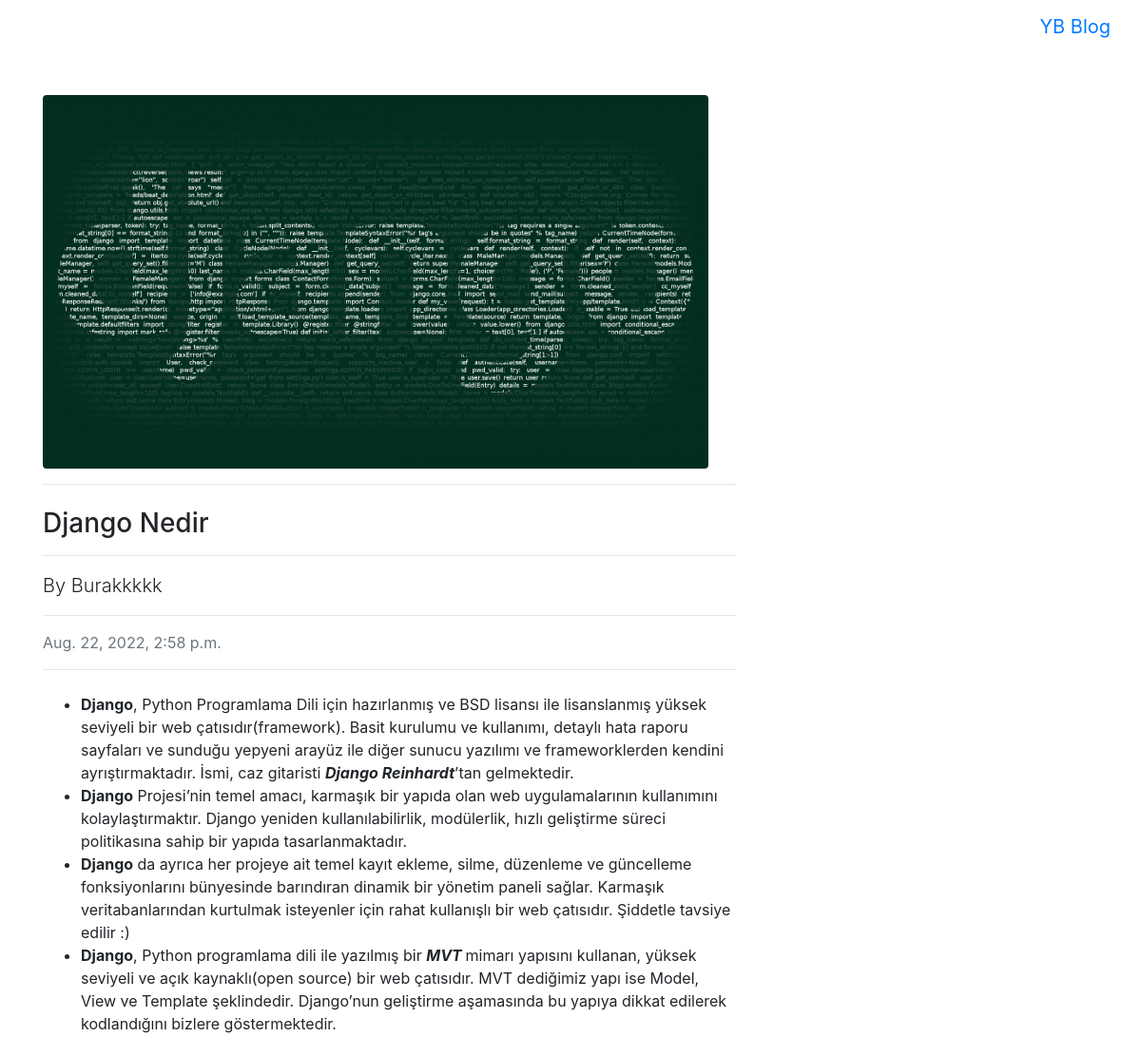
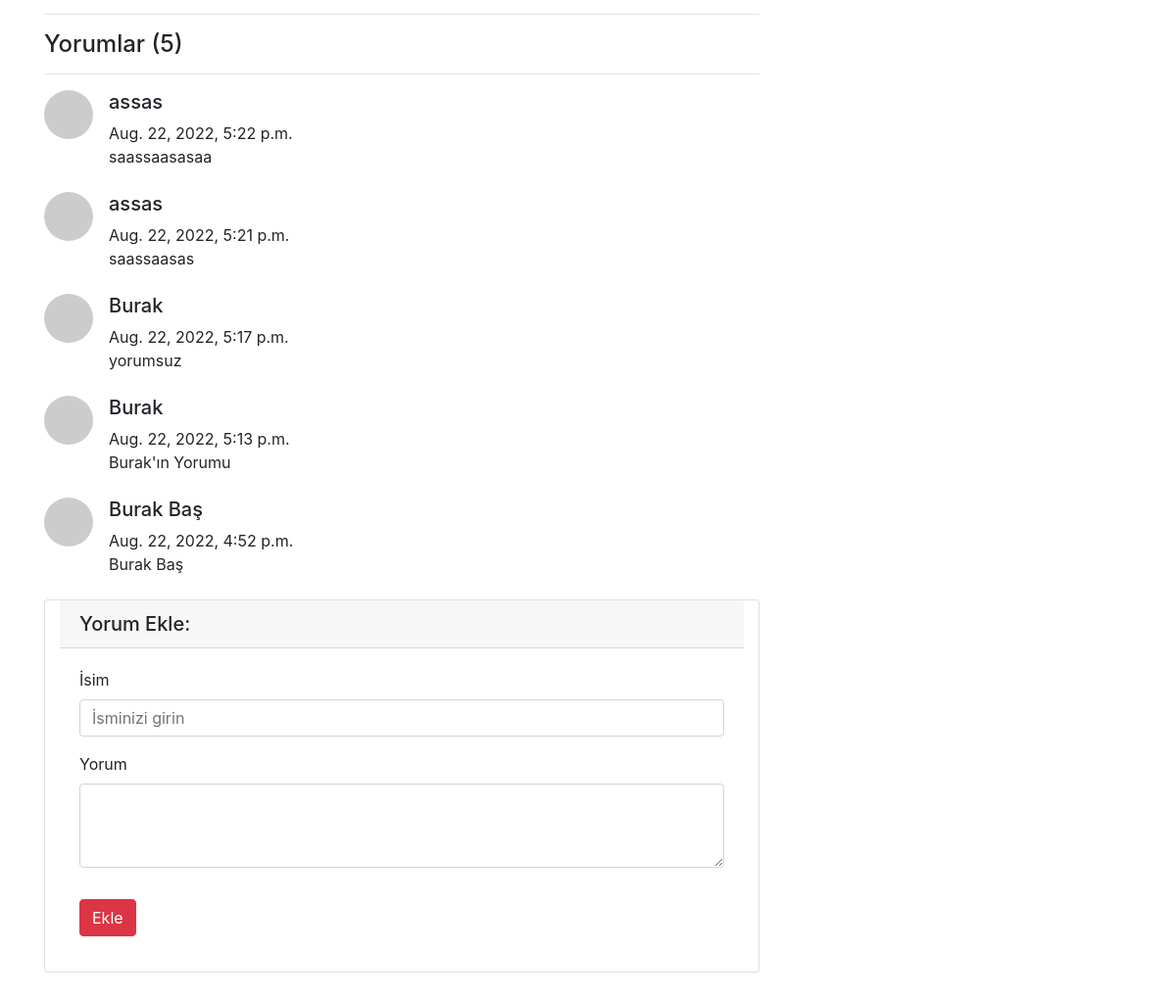
Page /articles/article/20 on the committed database (2 pictures, top to bottom).
### article/models.py (models this page shows, shortened)
class Article(models.Model):
    author=models.ForeignKey("auth.User",on_delete=models.CASCADE,verbose_name="Yazar")
    title=models.CharField(max_length=50,verbose_name="Başlık")
    content=RichTextField()
    created_date=models.DateTimeField(auto_now_add=True,verbose_name="Oluşturma Tarihi")
    article_image = models.FileField(blank=True,null=True,verbose_name="Makaleye Fotoğraf Ekleyin")
    class Meta:
        ordering = ['-created_date']

class Comment(models.Model):
    article = models.ForeignKey(Article,on_delete=models.CASCADE,verbose_name="Makale",related_name="comments")
    comment_author = models.CharField(max_length=50,verbose_name="İsim")
    comment_content = models.CharField(max_length=200,verbose_name="Yorum")
    comment_date = models.DateTimeField(auto_now_add=True)
    class Meta:
        ordering = ['-comment_date']

### article/views.py (the view)
# urls.py: path('article/<int:id>',views.detail,name="detail"),
def detail(request,id):
    article = get_object_or_404(Article,id=id)
    comments = article.comments.all()
    return render(request,"detail.html",{"article":article,"comments":comments})

### templates/detail.html (shortened to what this page needs)
{% extends "layout.html" %}
{% block body %}
<div class="row">
    <div class="col-lg-8">
        <article>
            <header class="mb-4">
                {% if article.article_image %}
                    <img class="mb-4"><img class="img-fluid rounded" src="{{article.article_image.url}}" alt="">
                {% endif %}
                <hr>
                <h3 class="mt-4">{{article.title}}</h3>
                <hr>
                <p class = "lead">
                    By
                    {{article.author.username}}
                    <hr>
                <div class="text-muted fst-italic mb-2">{{article.created_date}}</div>
                <hr>
            </header>
            <p class="lead">
                    {{article.content|safe}}
            </p>
            <hr>
            <h4>Yorumlar {% if comments %}({{comments.count }}){% endif %}</h4>
            <hr>
            {% if comments %}
            {% for comment in comments  %}
                <div class="media mb-4">
                    <img class="d-flex mr-3 rounded-circle" src="http://placehold.it/50x50" alt="">
                    <div class="media-body">
                        <h5 class="mt-0">{{ comment.comment_author}}</h5>
                        {{comment.comment_date}} <br>
                        {{comment.comment_content}}
                    </div>
                </div>
            {% endfor %}
            {% else %}
            <div class ="alert alert-danger">
                Bu makaleye herhangi bir yorum yazılmamış,ilk yorum yapan siz olun!
            </div>
            {% endif %}
            <div class="card my-4 container">
                <h5 class="card-header">Yorum Ekle:</h5>
                <div class="card-body">
                  <form method = "post" action = "{% url 'article:comment' article.id %}">
                    <div class="form-group">
                        <label for="formGroupExampleInput">İsim</label>
                        <input name = "comment_author" type="text" class="form-control" id="formGroupExampleInput" placeholder="İsminizi girin">
                      </div>
                    <div class="form-group">
                        <label for="formGroupExampleInput">Yorum</label>
                      <textarea name = "comment_content" class="form-control" rows="3"></textarea>
                    </div>
                    <button type="submit" class="btn btn-danger my-3">Ekle</button>
                  </form>
                </div>
              </div>
              </div>
            </div>
    </div>
{% endblock body %}

### templates/layout.html (shortened to what this page needs)
<!DOCTYPE html>
<html lang="en">
<head>
    <link rel="stylesheet" href="https://cdn.jsdelivr.net/npm/bootstrap@4.0.0/dist/css/bootstrap.min.css">
</head>
<body>
        {% include "includes/navbar.html" %}
        <div style = "margin-top: 100px; margin-bottom: 50px; " class = "container">
            {%  block body %}
            {% endblock body %}
    </body>
</html>

### templates/includes/navbar.html (shortened to what this page needs)
<nav class="navbar navbar-toggleable-md navbar-inverse fixed-top bg-inverse">
  <button class="navbar-toggler navbar-toggler-right" type="button" data-toggle="collapse" data-target="#navbarCollapse" aria-controls="navbarCollapse" aria-expanded="false" aria-label="Toggle navigation">
    <span class="navbar-toggler-icon"></span>
  </button>
  <a class="navbar-brand" href="{% url 'index'  %}">YB Blog</a>
</nav>

### rows in the picture
Article: article_image (picture), title "Django Nedir", author.username "Burakkkkk", created_date "Aug. 22, 2022, 2:58 p.m.", content "Django , Python Programlama Dili için hazırlanmış ve BSD lisansı ile lisanslanmış yüksek seviyeli bir web çatısıdır(framework). Basit kurulumu ve kullanımı, detaylı hata raporu sayfaları ve sunduğu yepyeni arayüz ile diğer sunucu yazılımı ve frameworklerden kendini ayrıştırmaktadır. İsmi, caz gitaristi Django Reinhardt ’tan gelmektedir. Django Projesi’nin temel amacı, karmaşık bir yapıda olan web uygulamalarının kullanımını kolaylaştırmaktır. Django yeniden kullanılabilirlik, modülerlik, hızlı geliştirme süreci politikasına sahip bir yapıda tasarlanmaktadır. Django da ayrıca her projeye ait temel kayıt ekleme, silme, düzenleme ve güncelleme fonksiyonlarını bünyesinde barındıran dinamik bir…"
Comment: comment_author "assas", comment_date "Aug. 22, 2022, 5:22 p.m.", comment_content "saassaasasaa"
Comment: comment_author "assas", comment_date "Aug. 22, 2022, 5:21 p.m.", comment_content "saassaasas"
Comment: comment_author "Burak", comment_date "Aug. 22, 2022, 5:17 p.m.", comment_content "yorumsuz"
Comment: comment_author "Burak", comment_date "Aug. 22, 2022, 5:13 p.m.", comment_content "Burak'ın Yorumu"
Comment: comment_author "Burak Baş", comment_date "Aug. 22, 2022, 4:52 p.m.", comment_content "Burak Baş"

### other values in the picture
{{ comments.count }} "5"
